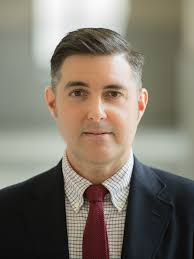
#> input picture modules/Warping/images.jpg, 194 x 259 px
$ python -i Caricature.py   (imports and definitions only)
#> lines starting #> are read from the running program, lines starting #| are printed output that depends on the picture; after the words box and inside, x2 and y2 are one past the last pixel; in counts of white or black regions, pixels touching at a corner belong together
#> further down, picture is the input picture: shape (259, 194, 3); mean B, G, R 107.5, 119.5, 126.9
import numpy as np
import cv2 as cv


# Convierte la imagen a gris, la difumina (blur) y le saca los bordes
# (El blur debe tener un valor positivo e impar)
def edge_detection(img,blur= 5, line_size= 5):
#> called with blur = 5, line_size = 11
    grayscale = cv.cvtColor(img, cv.COLOR_BGR2GRAY)
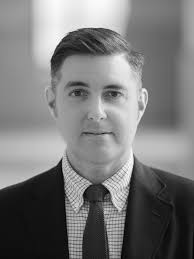
#> grayscale: shape (259, 194); min 0, max 255, mean 120.4

    grayscale_blur = cv.medianBlur(grayscale, blur)
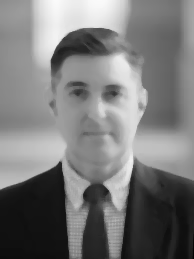
#> grayscale_blur: shape (259, 194); min 3, max 250, mean 120.5

    edges = cv.adaptiveThreshold(grayscale_blur, 255, cv.ADAPTIVE_THRESH_MEAN_C, cv.THRESH_BINARY,line_size,blur)
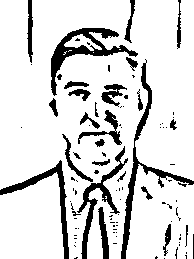
#> edges: shape (259, 194); 85.3% white; 98 black regions (70 under 20 px), largest, box (x1, y1, x2, y2) and area: (51, 28, 138, 96) 1307, (121, 59, 194, 259) 1291, (77, 146, 128, 259) 915

    return edges

# Segmenta los colores de la imagen, y devuelve una versión caricaturizada con la cantidad de colores
# especificados
def color_segmentation(img, colors= 8, iterations= 20):
#> called with colors = 8, iterations = 20
    bgr_to_rgb = cv.cvtColor(img, cv.COLOR_BGR2RGB)

    #Se convierte la imagen en un arreglo numpy de tipo flotante (32 bits) y se reduce el mismo a una columna
    #(ya que es el tipo de dato que admite la funcion de clusters)
    np_array = np.float32(bgr_to_rgb)
    np_array = np_array.reshape((-1,3))

    # Especificaciones para terminar el proceso de clustering en la imagen
    criteria = (cv.TERM_CRITERIA_EPS + cv.TERM_CRITERIA_MAX_ITER, iterations, 0.02)


    _, label, center = cv.kmeans(np_array, colors, None, criteria, iterations, cv.KMEANS_RANDOM_CENTERS)
#> center = [[195.5, 192, 179.6], [141.6, 143.1, 128.6], [21.61, 22.51, 22.7], [169.9, 166.9, 151.7], [177.7, 132.2, 99.14], [113.2, 106.7, 87.68], [61.49, 46.42, 45.21], [231.3, 228.6, 225]]

    result_image = center[label.flatten()].reshape(bgr_to_rgb.shape).astype(np.uint8)
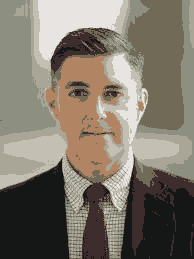
#> result_image: shape (259, 194, 3); mean R, G, B 126.3, 119, 107

    return result_image

# Caricaturiza la imagen. Recibe de parámetros: una imagen, el blur (determina que tan clara se ve la imagen
# y debe ser impar), numero de colores que se utilizaran en el proceso y el tamaño de la linea usado al
# caricaturizar
def cartoonize(img: cv.Mat, BLUR= 5, COLORS= 8, SIZE= 11):

    img_edges = edge_detection(img, BLUR, SIZE)
    img_colors = color_segmentation(img, COLORS)

    img_blur = cv.bilateralFilter(img_colors, 7, 200, 200)
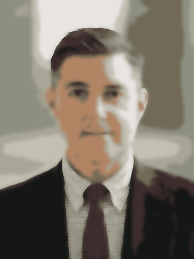
#> img_blur: shape (259, 194, 3); mean R, G, B 126.4, 119, 107.1
    img_cartoon = cv.bitwise_and(img_blur, img_blur, mask= img_edges)
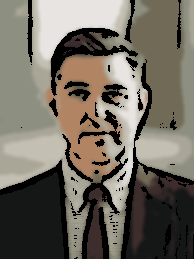
#> img_cartoon: shape (259, 194, 3); mean R, G, B 112.2, 106.4, 96
    return img_cartoon

>>> import cv2
>>> picture = cv2.imread('images.jpg')
>>> result = cartoonize(picture)
